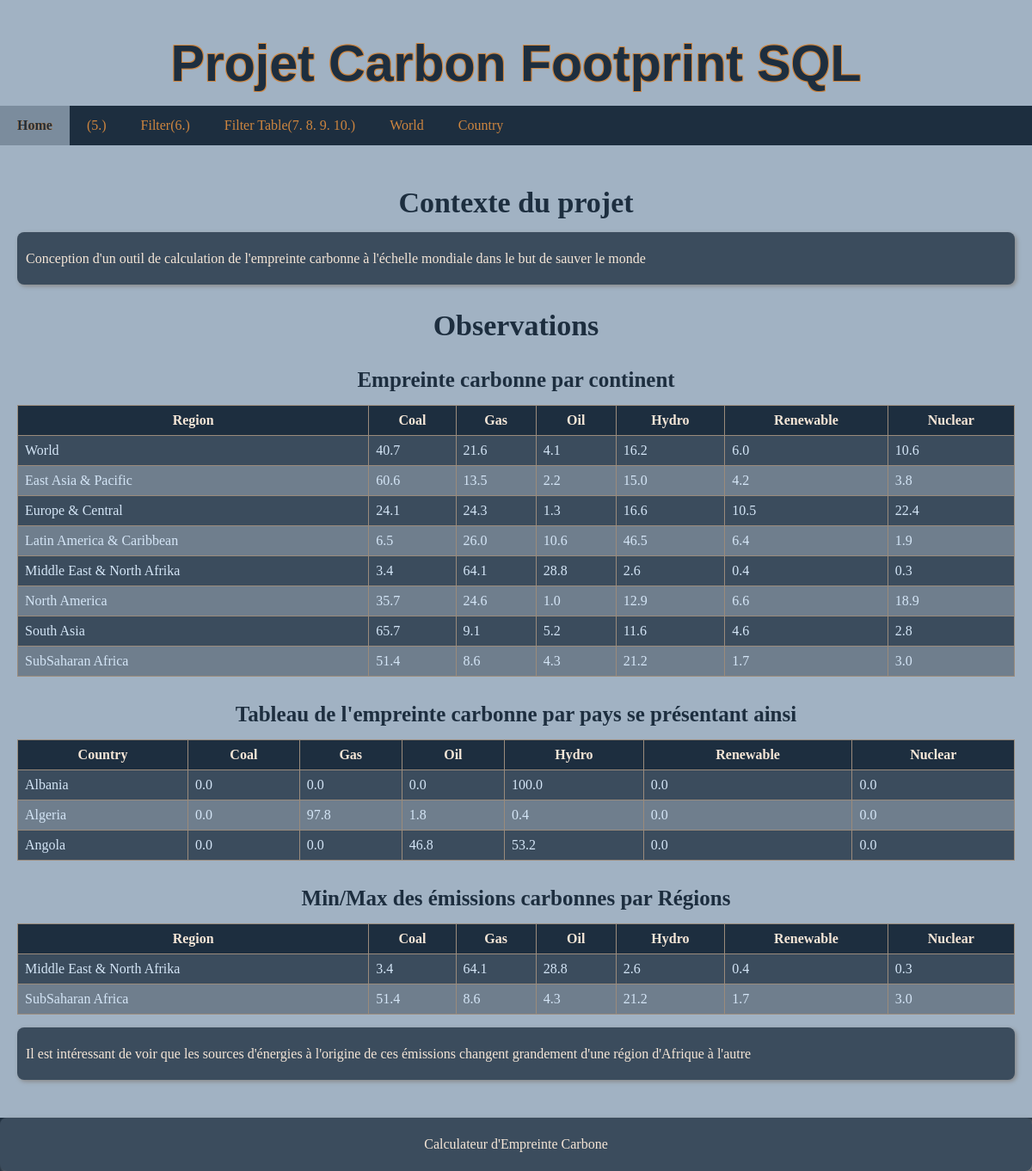
The page / on the database its author committed.
### tables this page shows
CREATE TABLE World (
	Region VARCHAR(50),
	Coal REAL,
	Gas REAL,
	Oil REAL,
	Hydro REAL,
	Renewable REAL,
	Nuclear REAL
);

CREATE TABLE Country (
	Country VARCHAR(50),
	Coal REAL,
	Gas REAL,
	Oil REAL,
	Hydro REAL,
	Renewable REAL,
	Nuclear REAL
);

### app/app.py (the view)
@app.route('/')
def index():
    query_results = []
    cols_list = []
    titles = []
    comments = []
    table_name = 'World'
    query_results.append(query_database(f"SELECT * FROM {table_name}"))
    cols_list.append(query_database(f"PRAGMA table_info({table_name});"))
    titles.append("Empreinte carbonne par continent")
    comments.append(0)
    table_name = 'Country'
    query_results.append(query_database(f"SELECT * FROM {table_name} LIMIT 3"))
    cols_list.append(query_database(f"PRAGMA table_info({table_name});"))
    titles.append("Tableau de l'empreinte carbonne par pays se présentant ainsi")
    comments.append(0)
    table_name = 'World'
    query_results.append(query_database(f"SELECT * FROM {table_name} \
        WHERE Gas = (SELECT MAX(Gas) FROM {table_name}) OR \
        Gas = (SELECT MIN(Gas) FROM {table_name});"))
    cols_list.append(query_database(f"PRAGMA table_info({table_name});"))
    titles.append("Min/Max des émissions carbonnes par Régions")
    comments.append("Il est intéressant de voir que les sources d'énergies à l'origine de ces émissions \
        changent grandement d'une région d'Afrique à l'autre")
    return render_template('index.html', query_results=query_results, cols = cols_list,\
        titles = titles, comments = comments, active_tab='home')

### app/app.py (called while the page is built)
def query_database(query):
    try:
        conn = sqlite3.connect(DATABASE)
        c = conn.cursor()
        c.execute(query)
        data = c.fetchall()
        conn.close()
        return data
    except sqlite3.Error as e:
        return f"An error occurred: {e}"

### app/templates/index.html
{% extends "base.html" %}
{% block content %}
      <h2>Contexte du projet</h2>
      <article>
        <p>
          Conception d'un outil de calculation de l'empreinte carbonne à l'échelle mondiale
          dans le but de sauver le monde
        </p>
      </article>
      <h2>Observations</h2>
      {% for i in range(query_results|length) %}
        <table>
          <caption>{{ titles[i] }}</caption>
          <thead>
            <tr>
              {% for col in cols[i] %}
                <th>{{ col[1] }}</th>
              {% endfor %}
            </tr>
          </thead>
          <tbody>
            {% for country in query_results[i] %}
                <tr>
                    {% for cell in country %}
                      <td>{{ cell }}</td>
                    {% endfor %}
                </tr>
            {% endfor %}
        </tbody>
        </table>
        {% if comments[i] != 0 %}
          <article>
              <p>{{ comments[i] }}</p>
          </article>
        {% endif %}
      {% endfor %}
{% endblock %}

### app/templates/base.html (shortened to what this page needs)
<!DOCTYPE html>
  <head>
    <link rel="stylesheet" type="text/css" href="../static/main.css">
  </head>
  <body>
    <header>
      <h1 class="outlined-text">Projet Carbon Footprint SQL</h1>
      <nav class="navbar">
        <a href="/" class="nav-link {% if active_tab == 'home' %}active{% endif %}">Home</a>
        <a href="/(5.)" class="nav-link {% if active_tab == '(5.)' %}active{% endif %}">(5.)</a>
        <a href="/filter" class="nav-link {% if active_tab == 'filter' %}active{% endif %}">Filter(6.)</a>
        <a href="/filter_table" class="nav-link {% if active_tab == 'filter_table' %}active{% endif %}">Filter Table(7. 8. 9. 10.)</a>
        <a href="/world" class="nav-link {% if active_tab == 'world' %}active{% endif %}">World</a>
        <a href="/country" class="nav-link {% if active_tab == 'country' %}active{% endif %}">Country</a>
      </nav>
    </header>
    <main>
      {% block content %}
      {% endblock %}
    </main>
    <footer>
     <article>
      <p>
        Calculateur d'Empreinte Carbone
      </p>
     </article>
    </footer>
  </body>
</html>

### app/static/main.css (style rules this page uses)
header { text-align: center; }
body { font-family: Georgia, 'Times New Roman', Times, serif,Arial, sans-serif; background-color: #a1b2c3; color: #d4e5f6; margin: 0; }
main { padding: 20px; }
footer { background-color: #1d2e3f; color: #f5e6d7; width: 100%; text-align:center; margin : 3vh 0 0 0; bottom : 0px }
footer article { margin: 0.6vh 0 0 0; }
h1 { color: peru; font-family: Impact, Haettenschweiler, 'Arial Narrow Bold', sans-serif; margin-bottom: 15px; font-size: 59px; text-align: center; }
h2 { color: #1d2e3f; font-size: 34px; margin-bottom: 10px; text-align: center; }
p { color: #f5e6d7; font-size: 16px; line-height: 1.6; margin: 8px 0; }
table { width: 100%; border-collapse: collapse; margin-top: 20px; }
th, td { border: 1px solid #9a8b7c; padding: 8px; }
th { background-color: #1d2e3f; color: #f5e6d7; margin-top: 10px; }
tr:nth-child(even) { background-color: #6f7e8d; }
tr:nth-child(odd) { background-color: #3b4c5d; }
caption { padding: 10px 0 15px 0; color:#1d2e3f; font-weight:bold; font-size:25px; }
.navbar { overflow: hidden; background-color: #1d2e3f; }
.navbar a { float: left; display: block; color: #f5e6d7; color:peru; text-align: center; padding: 14px 20px; text-decoration: none; }
.navbar a.active { background-color: #7b8c9d; color: #1d2e3f; font-weight: bold; text-shadow: -0.2px -0.2px 0 peru, 0.2px -0.2px 0 peru, -0.2px 0.2px 0 peru, 0.2px 0.2px 0 peru; }
.nav-link { text-decoration: none; padding: 10px 15px; color: #fff; }
.nav-link.active { background-color: #7b8c9d; color: white; }
article { background-color: #3b4c5d; padding: 10px; margin-top: 15px; border-radius: 8px; box-shadow: 2px 2px 5px #888888; }
.outlined-text { color: #1d2e3f; text-shadow: -1px -1px 0 peru, 1px -1px 0 peru, -1px 1px 0 peru, 1px 1px 0 peru; }

### rows shown on the page
World: Region "World", Coal "40.7", Gas "21.6", Oil "4.1", Hydro "16.2", Renewable "6.0", Nuclear "10.6"
World: Region "East Asia & Pacific", Coal "60.6", Gas "13.5", Oil "2.2", Hydro "15.0", Renewable "4.2", Nuclear "3.8"
World: Region "Europe & Central", Coal "24.1", Gas "24.3", Oil "1.3", Hydro "16.6", Renewable "10.5", Nuclear "22.4"
World: Region "Latin America & Caribbean", Coal "6.5", Gas "26.0", Oil "10.6", Hydro "46.5", Renewable "6.4", Nuclear "1.9"
World: Region "Middle East & North Afrika", Coal "3.4", Gas "64.1", Oil "28.8", Hydro "2.6", Renewable "0.4", Nuclear "0.3"
World: Region "North America", Coal "35.7", Gas "24.6", Oil "1.0", Hydro "12.9", Renewable "6.6", Nuclear "18.9"
World: Region "South Asia", Coal "65.7", Gas "9.1", Oil "5.2", Hydro "11.6", Renewable "4.6", Nuclear "2.8"
World: Region "Sub­Saharan Africa", Coal "51.4", Gas "8.6", Oil "4.3", Hydro "21.2", Renewable "1.7", Nuclear "3.0"
Country: Country "Albania", Coal "0.0", Gas "0.0", Oil "0.0", Hydro "100.0", Renewable "0.0", Nuclear "0.0"
Country: Country "Algeria", Coal "0.0", Gas "97.8", Oil "1.8", Hydro "0.4", Renewable "0.0", Nuclear "0.0"
Country: Country "Angola", Coal "0.0", Gas "0.0", Oil "46.8", Hydro "53.2", Renewable "0.0", Nuclear "0.0"

### other values the page prints
{{ titles[i] }} "Empreinte carbonne par continent" "Tableau de l'empreinte carbonne par pays se présentant ainsi" "Min/Max des émissions carbonnes par Régions"
{{ col[1] }} "Region" "Coal" "Gas" "Oil" "Hydro" "Renewable" "Nuclear" "Country" "Coal" "Gas" "Oil" "Hydro" "Renewable" "Nuclear" "Region" "Coal" "Gas" "Oil" "Hydro" "Renewable" "Nuclear"
{{ comments[i] }} "Il est intéressant de voir que les sources d'énergies à l'origine de ces émissions changent grandement d'une région d'Afrique à l'autre"
